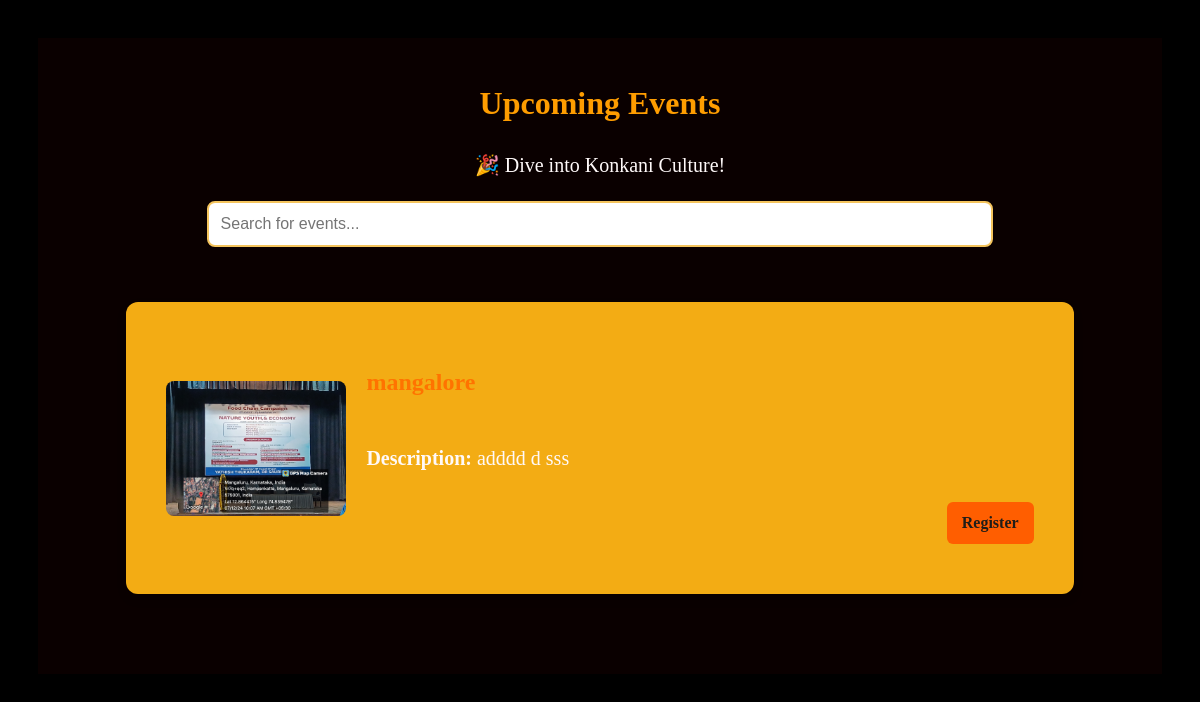
/upcoming-events, run on the app's committed database.
### tables this page shows
CREATE TABLE events (
        event_id INTEGER PRIMARY KEY AUTOINCREMENT,
        title TEXT NOT NULL,
        description TEXT,
        file_path TEXT NOT NULL,
        category TEXT CHECK(category IN ('upcoming', 'past')) NOT NULL,
        uploaded_at TIMESTAMP DEFAULT CURRENT_TIMESTAMP
    );

### app.py (the view)
@app.route('/upcoming-events')
def upcoming_events():
    conn = sqlite3.connect(DB_PATH)
    cursor = conn.cursor()
    cursor.execute("SELECT event_id, title, description, file_path,category FROM events WHERE category='upcoming' ORDER BY uploaded_at DESC")
    events = cursor.fetchall()
    conn.close()
    return render_template('upevents.html', events=events)

### templates/upevents.html (shortened to what this page needs)
<!DOCTYPE html>
<html lang="en">
<head>
    <link rel="stylesheet" href="{{ url_for('static', filename='css/upevents.css') }}">
</head>
<body>
    <div class="container">
        <div class="event-banner">
            <h2 style="font-size: xx-large;" class="event-title">Upcoming Events</h2>
        </div>
        <p class="event-subtext">🎉 Dive into Konkani Culture!</p>
        <div class="search-bar">
            <input type="text" id="searchInput" placeholder="Search for events..." onkeyup="searchEvents()">
        </div>
        <div id="eventList">
            {% if events %}
                {% for event in events %}
                <div class="event">
                    <img src="{{ url_for('static', filename=event[3]) }}" alt="{{ event[0] }}" onclick="openModal(this.src)">
                    <div class="event-info">
                        <h3>{{ event[1] }}</h3>
                        <p><strong>Description:</strong> {{ event[2] }}</p>
                        <a href="{{ url_for('event_register', event_id=event[0]) }}" class="register-btn">Register</a>
                    </div>
                </div>
                {% endfor %}
            {% else %}
                <p>No upcoming events available.</p>
            {% endif %}
        </div>
    </div>
</body>
</html>

### static/css/upevents.css (style rules this page uses)
body { font-family:fantasy; background-color: #000000; color: #fff9f9; text-align: center; padding: 30px; line-height: 1.6; font-size: clamp(16px, 2vw, 20px); }
.container { max-width: 100%; margin: auto; padding: 40px 20px; background-color: #0a0000; box-sizing: border-box; }
h2 { margin-bottom: 20px; color: #ffc342; margin: auto; font-weight: bolder; font-size: xx-large; }
h3 { font-size: 24px; color: #ff7300; }
.search-bar input { padding: 12px; width: 70%; border: 2px solid #f4c45d; border-radius: 8px; font-size: 16px; margin-bottom: 15px; }
.event { display: flex; align-items: center; gap: 20px; padding: 40px; margin: 40px auto; background-color: rgb(243, 172, 20); border-radius: 12px; box-shadow: 0 5px 10px rgba(0, 0, 0, 0.15); transition: transform 0.3s ease, box-shadow 0.3s ease; width: 80%; max-width: 1100px; }
.event img { max-width: 180px; height: auto; cursor: pointer; border-radius: 8px; }
.event-title { color: #ff9d00; font-size: clamp(28px, 4vw, 40px); font-weight: bold; margin-bottom: 20px; }
.event-info { display: flex; flex-direction: column; justify-content: space-between; flex-grow: 1; text-align: left; margin-bottom: 10px; line-height: 1.4; position: relative; }
.register-btn { align-self: flex-end; margin-top: 15px; background-color: #733105; color: white; padding: 12px 25px; font-size: 16px; border: none; cursor: pointer; border-radius: 8px; transition: 0.3s, transform 0.2s; }
.register-btn { display: inline-block; background-color: #ff5e00; color: #201d18; padding: 10px 15px; margin-top: 10px; border-radius: 6px; text-decoration: none; font-weight: bold; transition: background 0.3s ease; }

### data on the page
events: file_path (picture), title "mangalore", description "adddd d sss"
